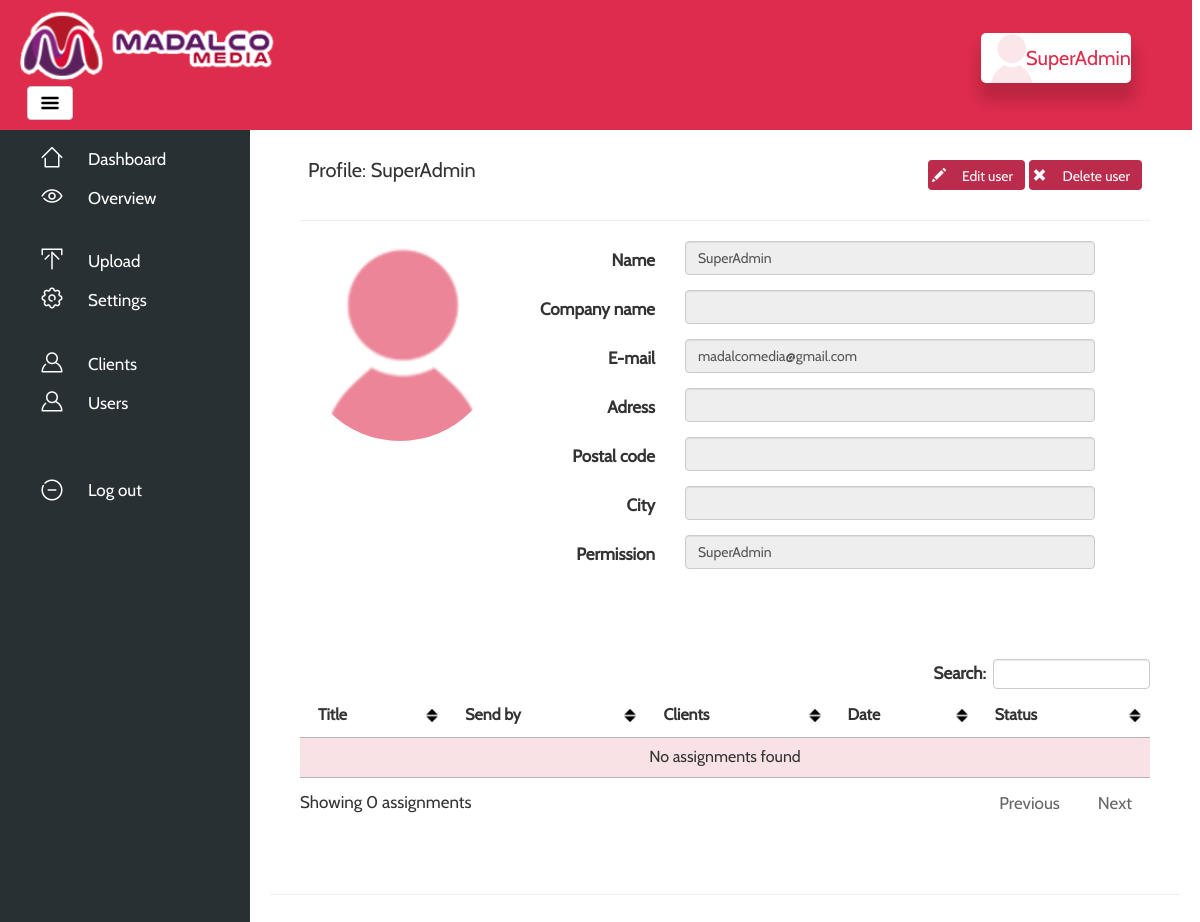
Screenshot of /?page=showuserprofile&id=1 (signed in) with the database file from the repository.
### tables this page shows
CREATE TABLE `settings` (
  `id` int(11) NOT NULL,
  `SMTP` varchar(64) NOT NULL,
  `SMTPport` varchar(64) NOT NULL,
  `Email` varchar(64) NOT NULL,
  `Mailpass` varchar(64) NOT NULL,
  `Logo` varchar(100) NOT NULL,
  `Header` varchar(64) NOT NULL,
  `Host` varchar(64) NOT NULL,
  `globalmail` tinyint(1) NOT NULL,
  `contactmail` varchar(64) NOT NULL,
  `background` varchar(64) NOT NULL
);

CREATE TABLE `users` (
  `id` int(11) NOT NULL,
  `profimg` varchar(100) NOT NULL DEFAULT 'profile.png',
  `naam` varchar(60) NOT NULL,
  `email` varchar(60) NOT NULL,
  `altmail` varchar(60) NOT NULL,
  `paswoord` varchar(256) NOT NULL,
  `permgroup` int(11) NOT NULL DEFAULT '2',
  `bedrijfsnaam` varchar(64) NOT NULL,
  `adres` varchar(64) NOT NULL,
  `postcode` varchar(8) NOT NULL,
  `plaats` varchar(64) NOT NULL,
  `lang` varchar(4) NOT NULL DEFAULT 'nl',
  `active` tinyint(1) NOT NULL DEFAULT '1',
  `paswoordvergeten` varchar(256) NOT NULL,
  `passresetdate` datetime NOT NULL
);

CREATE TABLE `permgroup` (
  `id` int(11) NOT NULL,
  `userperm` int(11) NOT NULL,
  `name` varchar(64) NOT NULL,
  `assignable` int(11) NOT NULL
);

### app/view/showuserprofile.php (the view, shortened to what the rows shown need)
<?php
if ($user->getPermission($permgroup, 'CAN_SHOW_USERS') == 1) {
} else {
    $block->Redirect('index.php');
    Session::flash('error', TEXT_NO_PERMISSION);
}
$user = new UserController();
if (isset($_GET['id'])) {
    $userinfo = $user->getUserById($_GET['id']);
} else {
    echo '<div class="alert alert-info">Profiel niet gevonden</div>';
    return false;
}
$items = new MailController();
$user = new UserController();
if ($userinfo['permgroup'] == '1') {
    $clientID = $userinfo['id'];
    $userid = $userinfo['id'];
    $get_filled_info = $items->getUserMailByUserId($userid, null, null, $clientID);
} else {
    $userid = $userinfo['id'];
    $get_filled_info = $items->getUserMailByUserId($userid);
}
?>
<div id="page-content-wrapper">
    <div class="container-fluid">
        <div class="row">
            <div class="col-lg-12 profile">
                <div class="container">
                    <table style="width:100%">
                        <tr>
                            <th style="text-align: left;"><p class="NameText" style="font-weight: normal;">
                                    <?= TEXT_USERPROFILE ?><?= $userinfo['naam'] ?></p></th>
                            <th style="text-align: right;">
                                <?php if ($user->getPermission($permgroup, 'CAN_EDIT_CLIENT') == 1 && $userinfo['permgroup'] == '1') { ?>
                                    <a href="?page=editclient&id=<?= $_GET['id'] ?>">
                                        <button type="button" class="btn btn-labeled btn-success MyOverviewButton">
                                            <span class="btn-label"><i class="glyphicon glyphicon-pencil"></i></span><?= TEXT_EDIT_USER ?>
                                        </button>
                                    </a>
                                <?php }
                                else if ($user->getPermission($permgroup, 'CAN_EDIT_USER') == 1 && $userinfo['permgroup'] !== '1') { ?>
                                    <a href="?page=editclient&id=<?= $_GET['id'] ?>">
                                        <button type="button" class="btn btn-labeled btn-success MyOverviewButton">
                                            <span class="btn-label"><i class="glyphicon glyphicon-pencil"></i></span><?= TEXT_EDIT_USER ?>
                                        </button>
                                    </a>
                                <?php } ?>
                                <?php if ($user->getPermission($permgroup, 'CAN_DELETE_USER') == 1 && $userinfo['permgroup'] !== '1') { ?>
                                    <a data-toggle="modal" data-target="#DeleteUser" href="#">
                                        <button type="button" class="btn btn-labeled btn-success MyOverviewButton">
                                            <span class="btn-label"><i class="glyphicon glyphicon-remove"></i></span><?= TEXT_DELETE_USER ?>
                                        </button>
                                    </a>
                                <?php } ?>
                            </th>
                        </tr>
                    </table>
                    <hr>
                    <div class="row">
                        <div class="col-md-3">
                            <div class="text-center">
                                <div style="background: url(<?= DIR_IMG . $userinfo['profimg'] ?>); background-size: cover; width: 200px; height: 200px; background-position: 50%; margin: 0 auto" class="avatar img-circle"></div>
                            </div>
                        </div>
                        <div class="col-md-9 personal-info">
                            <form class="form-horizontal" role="form">
                                <div class="form-group">
                                    <label class="col-lg-3 control-label"><?= TEXT_NAME ?></label>
                                    <div class="col-lg-8">
                                        <input disabled class="form-control" value="<?= $userinfo['naam'] ?>"
                                               type="text">
                                    </div>
                                </div>
                                <div class="form-group">
                                    <label class="col-lg-3 control-label"><?= TEXT_COMPANY_NAME ?></label>
                                    <div class="col-lg-8">
                                        <input disabled class="form-control" value="<?= $userinfo['bedrijfsnaam'] ?>"
                                               type="text">
                                    </div>
                                </div>
                                <div class="form-group">
                                    <label class="col-lg-3 control-label"><?= TEXT_EMAIL ?></label>
                                    <div class="col-lg-8">
                                        <input disabled class="form-control" value="<?= $userinfo['email'] ?>"
                                               type="text">
                                    </div>
                                </div>
                                <div class="form-group">
                                    <label class="col-lg-3 control-label"><?= TEXT_ADRESS ?></label>
                                    <div class="col-lg-8">
                                        <input disabled class="form-control" value="<?= $userinfo['adres'] ?>"
                                               type="text">
                                    </div>
                                </div>
                                <div class="form-group">
                                    <label class="col-lg-3 control-label"><?= TEXT_POSTALCODE ?></label>
                                    <div class="col-lg-8">
                                        <input disabled class="form-control" size="6"
                                               value="<?= $userinfo['postcode'] ?>" type="text">
                                    </div>
                                </div>
                                <div class="form-group">
                                    <label class="col-lg-3 control-label"><?= TEXT_CITY ?></label>
                                    <div class="col-lg-8">
                                        <input disabled class="form-control" value="<?= $userinfo['plaats'] ?>"
                                               type="text">
                                    </div>
                                </div>
                                <?php if ($user->getPermission($permgroup, 'CAN_EDIT_USER') == '1'){ ?>
                                    <?php $usrperm = $user->getPermissionGroupName($userinfo['permgroup']); ?>
                                    <div class="form-group">
                                        <label class="col-lg-3 control-label"><?= TEXT_PERMISSION ?></label>
                                        <div class="col-lg-8">
                                            <input disabled class="form-control" value="<?= $usrperm['name'] ?>" type="text">
                                        </div>
                                    </div>
                                <?php } ?>
                        </div>
                    </div>
                    <?php if (isset($get_filled_info) && $get_filled_info !== null) { ?>
                    <br />
                    <br />
                    <br />
                    <table id="myTable" class="table table-striped">
                        <thead>
                        <tr>
                            <th><?= TABLE_TITLE ?></th>
                            <th><?= TEXT_SENDER ?></th>
                            <th><?= TEXT_CLIENT ?></th>
                            <th id="date"><?= TEXT_DATE ?></th>
                            <th><?= TEXT_PROGRESS ?></th>
                        </tr>
                        </thead>
                        <tbody>
                        </tbody>
                    </table>
                <?php } ?>
                </div>
            </div>
        </div>
        <br/>
        <br/>
    </div>
    <hr>
</div>

### app/view/header.php (shortened to what the rows shown need)
<?php
require_once DIR_MODEL . 'permissions.php';
if (isset($_SESSION['usr_id'])) {
    $myuser = $user->getUserById($_SESSION['usr_id']);
    $myuser = $myuser['naam'];
} else if (isset($user)) {
    $thisuser = $user->getUserById($session->getUserId());
    $myuser = $thisuser['naam'];
} else {
    echo 'User';
}
$settings = new UserController();
$admin = $settings->getAdminSettings();
if (isset($_SESSION['accorduserid']) && !isset($_SESSION['usr_id'])) {
    $userinfo = $user->getUserById($_SESSION['accorduserid']);
    $imgsrc = 'icons/profile.png';
} else {
    $userinfo = $user->getUserById($_SESSION['usr_id']);
    if ($userinfo['profimg'] !== null) {
        $imgsrc = DIR_IMG . $userinfo['profimg'];
    } else {
        $imgsrc = '../icons/profile.png';
    }
}
?>
    <html lang="<?= $language ?>">
    <head>
        <link href="css/bootstrap.min.css" rel="stylesheet">
        <link href="css/select2.min.css" rel="stylesheet"/>
        <link href="css/styles.css" rel="stylesheet">
        <link rel="stylesheet" type="text/css" href="css/dropzone.css" />
        <link rel="stylesheet" href="css/jquery-ui.css">
        <link rel="stylesheet" href="css/jquery.dataTables.min.css">
    </head>
<body>
    <div id="header" style="background: <?= $admin['Header']; ?>">
        <div id="MenuSide">
            <img src="<?= DIR_PUBLIC . $admin['Logo'] ?>" style="width:auto;height:75%;"/>
        </div>
        <div id="MenuButton">
            <a href="#menu-toggle" class="btn btn-default" id="menu-toggle"><img src="icons/menu-alt-20.png"></a>
        </div>
    </div>
    <div id="NameSide">
        <a style="text-decoration: none;" href="?page=profile">
            <div id="UserBlock" style="text-decoration: none;">
                <div id="UserBlockImage" style="background-image: url('<?= $imgsrc ?>');"></div>
                <div id="LoggedInAs"><?= $myuser ?></div>
            </div>
        </a>
    </div>
<div id="wrapper">
    <div id="sidebar-wrapper">
        <ul class="sidebar-nav">
            <li class="nav-button-home">
                <a href="?page=dashboard"><?= TEXT_HOME ?></a>
            </li>
            <li class="nav-button-all">
                <a href="?page=overview"><?= TEXT_OVERVIEW ?></a>
            </li>
            <br/>
            <?php if ($user->getPermission($permgroup, 'CAN_UPLOAD') == 1) { ?>
                <li class="nav-button-upload">
                    <a href="?page=uploadoverview"><?= TEXT_UPLOAD ?></a>
                </li>
            <?php } ?>
            <?php if ($user->getPermission($permgroup, 'CAN_EDIT_SETTINGS') == 1) { ?>
                <li class="nav-button-settings">
                    <a href="?page=settings"><?= TEXT_SETTINGS ?></a>
                </li>
            <?php } ?>
            <br/>
            <?php if ($user->getPermission($permgroup, 'CAN_SHOW_KLANTPAGINA') == 1) { ?>
                <li class="nav-button-users">
                    <a href="?page=manageclients"><?= TEXT_CLIENT ?></a>
                </li>
            <?php } ?>
            <?php if ($user->getPermission($permgroup, 'CAN_SHOW_USERS') == 1) { ?>
                <li class="nav-button-users">
                    <a href="?page=manageusers"><?= TEXT_USER ?></a>
                </li>
            <?php } ?>
            <br/>
            <br/>
            <li class="nav-button-logout">
                <a href="?page=logout"><?= TEXT_LOGOUT ?></a>
            </li>
        </ul>
    </div>

### rows the page displays
settings: Logo (picture)
users: profimg (placeholder picture), naam "SuperAdmin", email "madalcomedia@gmail.com"
permgroup: name "SuperAdmin"

### other values shown
TEXT_HOME "Dashboard"
TEXT_OVERVIEW "Overview"
TEXT_UPLOAD "Upload"
TEXT_SETTINGS "Settings"
TEXT_CLIENT "Clients"
TEXT_USER "Users"
TEXT_LOGOUT "Log out"
TEXT_USERPROFILE "Profile:"
TEXT_EDIT_USER "Edit user"
TEXT_DELETE_USER "Delete user"
TEXT_NAME "Name"
TEXT_COMPANY_NAME "Company name"
TEXT_EMAIL "E-mail"
TEXT_ADRESS "Adress"
TEXT_POSTALCODE "Postal code"
